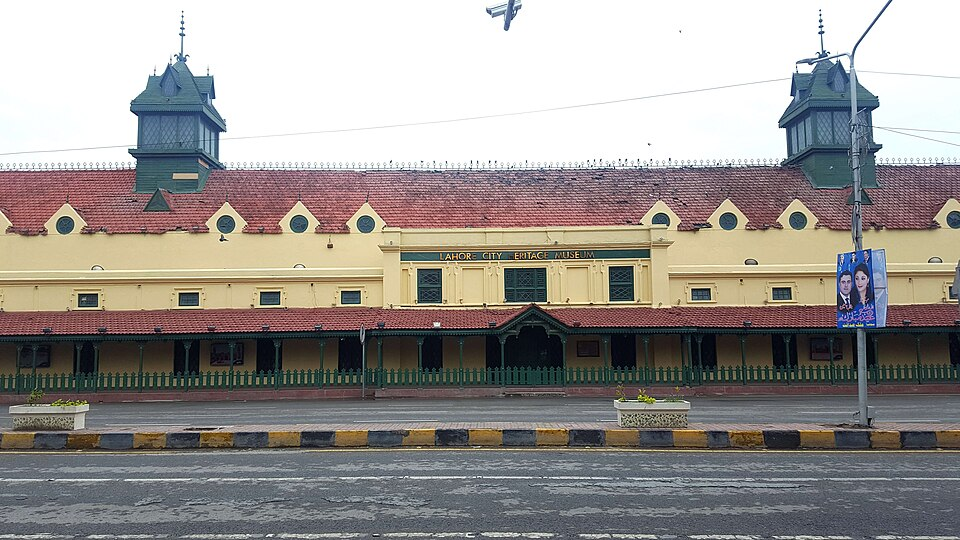
#> input picture guides/pixel-animation/notebooks/data_local/tollinton_front_2018.jpg, 960 x 540 px, found by its file name
$ jupyter execute --allow-errors tollinton.ipynb
#> lines starting #> are read from the running program, lines starting #| are printed output that depends on the picture
# Setup

This notebook draws a real place, Tollinton Market on Mall Road, Lahore, as 8-bit pixel art, and builds every part
of the picture from evidence: the building's footprint and the roads around it from **OpenStreetMap**, its heights
and colours measured from an openly licensed **photograph**, the light from the **position of the sun** over Lahore
on a chosen morning, the sky colour from the **physics of scattering**, and the traffic from a **car-following model**
used in transport research. Nothing is drawn by hand, and every number is printed so you can check it.

Sources and licences:
- Map data © OpenStreetMap contributors, available under the Open Database Licence (openstreetmap.org/copyright).
  The extract used here was downloaded on 8 November 2026 and ships with this guide.
- Photograph: *Tollinton Market-Damn Cruze-2018-4.jpg* by Shahzaib Damn Cruze, 17 June 2018, Wikimedia Commons,
  CC BY-SA 4.0. A 960-pixel copy ships with the guide.

Libraries: **numpy** for arithmetic, **matplotlib** to show results, **Pillow** to draw polygons and save images.

[cell 1]
import json, math, urllib.request
from datetime import date
from pathlib import Path

import numpy as np
import matplotlib.pyplot as plt
from PIL import Image, ImageDraw

plt.rcParams.update({"figure.dpi": 110})
BASE = "https://raw.githubusercontent.com/AhmadAmmar/AhmadAmmar.github.io/main/guides/pixel-animation/notebooks/data_local/"
DATA, LOCAL = Path("data"), Path("data_local")
DATA.mkdir(exist_ok=True)
#> (the rest of this cell did not finish here and is left out)

# Map data from OpenStreetMap

OpenStreetMap (OSM) is a map of the world drawn by volunteers. Each feature has a **geometry** (a point, or a line
of points called a *way*) and **tags**, key=value pairs such as `building=yes` or `highway=primary`. The
**Overpass API** answers questions about it in a small query language. The query below asks for every building,
road, land-use area and tree within 250 m of the market. You can paste it into overpass-turbo.eu to see the result
on a map. Here we read the saved answer, so the notebook gives the same picture every time even as the map is edited;
set `FETCH_LIVE = True` to download today's version instead.

[cell 2]
CENTRE = (31.5680752, 74.3095212)          # centre of the market's OSM outline (way 316864409)
QUERY = f"""[out:json][timeout:120];
( way(316864409);
  way(around:250,{CENTRE[0]},{CENTRE[1]})["building"];
  way(around:250,{CENTRE[0]},{CENTRE[1]})["highway"];
  way(around:250,{CENTRE[0]},{CENTRE[1]})["landuse"];
  way(around:250,{CENTRE[0]},{CENTRE[1]})["leisure"];
  node(around:250,{CENTRE[0]},{CENTRE[1]})["natural"="tree"]; );
out tags geom;"""
FETCH_LIVE = False
if FETCH_LIVE:
    req = urllib.request.Request("https://overpass-api.de/api/interpreter", data=urllib.parse.urlencode({"data": QUERY}).encode(),
                                 headers={"User-Agent": "pixel-animation-guide"})
    (DATA / "tollinton_250m.json").write_bytes(urllib.request.urlopen(req, timeout=180).read())
osm = json.loads((DATA / "tollinton_250m.json").read_text(encoding="utf8"))
#> (reads guides/pixel-animation/notebooks/data_local/tollinton_250m.json from the repository)
elements = osm["elements"]
kinds = {}
for e in elements:
    t = e["tags"]
    k = "building" if "building" in t else f"road ({t['highway']})" if "highway" in t else "tree" if t.get("natural") == "tree" else "other"
    kinds[k] = kinds.get(k, 0) + 1
print("map data timestamp:", osm["osm3s"]["timestamp_osm_base"], "\n", len(elements), "features")
for k, n in sorted(kinds.items(), key=lambda kv: -kv[1])[:10]:
    print(f"  {k:24s} {n}")
market = next(e for e in elements if e["id"] == 316864409)
print("the market:", market["tags"])

The extract holds 116 features: 37 buildings, many roads of different classes, and a few trees. The market itself
is tagged only `building=yes` with its name: OSM knows its outline but **not its height**, its roof or its colour.
That is common, and it decides the plan: the outline and the streets come from the map, and the rest must be
measured from somewhere else.

# From degrees to metres

OSM stores positions as latitude and longitude in degrees. To build anything we need metres. Over a few hundred
metres the Earth is flat enough to use a **local tangent plane**: one degree of latitude is always about 111.2 km
(the Earth's radius times π/180), and one degree of longitude is that times the cosine of the latitude, because the
circles of latitude shrink towards the poles. At Lahore, 31.6° N, a degree of longitude is about 94.7 km.

We put the origin at the market's centre, with **x** to the east, **y** to the north and **z** up. To check the
approximation we compare a distance computed this way with the exact great-circle (haversine) distance.

[cell 3]
R_EARTH = 6371008.8
LAT0, LON0 = CENTRE


def to_xy(lat, lon):
    return (R_EARTH * math.cos(math.radians(LAT0)) * math.radians(lon - LON0), R_EARTH * math.radians(lat - LAT0))


def haversine(p, q):
    (la1, lo1), (la2, lo2) = [(math.radians(a), math.radians(b)) for a, b in (p, q)]
    h = math.sin((la2 - la1) / 2) ** 2 + math.cos(la1) * math.cos(la2) * math.sin((lo2 - lo1) / 2) ** 2
    return 2 * R_EARTH * math.asin(math.sqrt(h))


print(f"1 degree of latitude = {R_EARTH * math.pi / 180 / 1000:.1f} km, of longitude here = "
      f"{R_EARTH * math.pi / 180 * math.cos(math.radians(LAT0)) / 1000:.1f} km")
far = (LAT0 + 0.002, LON0 + 0.002)
flat = math.dist((0, 0), to_xy(*far))
print(f"distance to a point ~290 m away: flat {flat:.2f} m, haversine {haversine(CENTRE, far):.2f} m, "
      f"difference {abs(flat - haversine(CENTRE, far)) * 100:.1f} cm")

Over about 290 m the flat-Earth distance differs from the exact one by well under a centimetre, far below one pixel of our
picture, so the simple formula is good enough here. (Over tens of kilometres it would not be, and a proper map
projection such as UTM would be used.)

# Reading the map

Now convert every feature to metres and look at it. Buildings are closed ways (polygons); roads are open ways
(lines); trees are points. We measure the market's outline: the length of each side and its **bearing**, the
compass direction of the long side measured clockwise from north.

[cell 4]
def xy_of(e):
    return np.array([to_xy(p["lat"], p["lon"]) for p in e["geometry"]])


buildings = [e for e in elements if "building" in e["tags"] and e["type"] == "way" and e["tags"]["building"] != "roof"]
roads = [e for e in elements if "highway" in e["tags"] and e["type"] == "way"]
trees = [np.array(to_xy(e["lat"], e["lon"])) for e in elements if e["tags"].get("natural") == "tree"]

foot = xy_of(market)[:-1]                       # four corners (the last point repeats the first)
sides = [(np.linalg.norm(foot[(i + 1) % 4] - foot[i]), math.degrees(math.atan2(*(foot[(i + 1) % 4] - foot[i]))) % 180) for i in range(4)]
for i, (length, bearing) in enumerate(sides):
    print(f"side {i}: {length:5.1f} m, bearing {bearing:5.1f} deg")
L_MARKET, W_MARKET = max(s[0] for s in sides), min(s[0] for s in sides)
BEARING = next(b for s, b in sides if s == L_MARKET)
print(f"footprint {L_MARKET:.1f} m x {W_MARKET:.1f} m = {L_MARKET * W_MARKET:.0f} m2; long axis points {BEARING:.0f} deg (east-south-east)")

fig, ax = plt.subplots(figsize=(7, 6))
width = {"primary": 3, "secondary": 2, "tertiary": 1.5}
for r in roads:
    g = xy_of(r); ax.plot(g[:, 0], g[:, 1], color="0.55", lw=width.get(r["tags"]["highway"], 0.7))
for b in buildings:
    g = xy_of(b); is_m = b["id"] == market["id"]
    ax.fill(g[:, 0], g[:, 1], color="#e8a33a" if is_m else "#c9c0b0", ec="k", lw=0.5)
    name = b["tags"].get("name:en", b["tags"].get("name", ""))
    if name and all(ord(ch) < 128 for ch in name) and abs(g[:, 0].mean()) < 230 and abs(g[:, 1].mean()) < 230:
        ax.text(g[:, 0].mean(), g[:, 1].mean(), name.replace("Historic ", ""), fontsize=6, ha="center")
if trees:
    ax.scatter(*np.array(trees).T, color="green", s=12, label="trees")
ax.set_aspect("equal"); ax.set_xlim(-250, 250); ax.set_ylim(-250, 250)
ax.set_xlabel("x, metres east of the market"); ax.set_ylabel("y, metres north"); ax.set_title("OSM within 250 m (thick grey: Mall Road)")
plt.tight_layout(); plt.show()
#> after `plt.tight_layout()`:
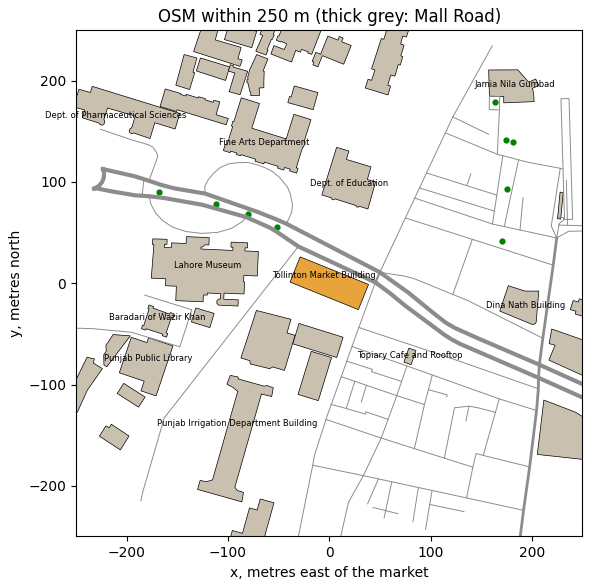
#> figure drawn by matplotlib, 1 panel

The market (orange) is a rectangle 72.8 m long and 26.8 m wide, nearly 2,000 m², with its long side pointing
112° (east-south-east), parallel to Mall Road, the thick grey lines running across the map. The museum, the YMCA, the
Punjab Public Library and the university departments are its neighbours. Two facts follow for the picture. The long
façade that faces Mall Road faces 22° (north-north-east): a direction the sun reaches only on summer mornings and
evenings, so the time of day must be chosen with care. And a viewer standing on Mall Road looks at the market across
the road, which is where we will put our camera.

# Heights from a photograph

The map has no heights, so we measure them from a photograph taken square to the front, using **proportion**: in
such a photo, heights and widths on the façade are drawn at the same scale. We need one known length to set that scale.
The two green cupolas are a good ruler: from the oblique photos on Wikimedia Commons, each sits about 15 % of the
building's length in from its end, so they are about 0.70 × 72.8 = 51 m apart. In the frontal photo they are 650
pixels apart, which gives the scale. The rows of the ground, the verandah eave, the main eave, the roof's visible top
edge and the cupola tops were read off the photo with an image viewer.

Two corrections are needed, and both are physics of the camera. First, the photo is not perfectly square, so the
result is uncertain by roughly ±15 %. Second, the **ridge** is set back from the façade, about 10 m behind it, so it is
farther from the camera and appears lower than it is (things farther away look smaller). Rather than trust its
apparent height, we take the roof's slope from the side photos, about 35°, and compute the ridge from the eave.

[cell 5]
photo = Image.open(DATA / "tollinton_front_2018.jpg")
#> photo is the input picture: PIL image 960x540 RGB; mean R, G, B 153.2, 148.5, 144.8
ROWS = {"ground": 390, "verandah eave": 335, "main eave": 230, "roof top edge (apparent)": 168, "cupola top": 60}
CUPOLA_PX, CUPOLA_M = 828 - 178, 0.70 * L_MARKET
scale = CUPOLA_PX / CUPOLA_M
print(f"scale: {CUPOLA_PX} px for {CUPOLA_M:.1f} m = {scale:.1f} px per metre")
for k, row in ROWS.items():
    print(f"  {k:26s} row {row:3d} -> {(ROWS['ground'] - row) / scale:5.1f} m above the ground")

VERANDA = 3.0                                   # depth of the verandah, from the photos
H = dict(eave=(ROWS["ground"] - ROWS["main eave"]) / scale,
         verandah=(ROWS["ground"] - ROWS["verandah eave"]) / scale)
H["wall_width"] = W_MARKET - 2 * VERANDA
H["ridge"] = H["eave"] + H["wall_width"] / 2 * math.tan(math.radians(35))
H["cupola_top"] = (ROWS["ground"] - ROWS["cupola top"]) / scale
print("heights used: " + ", ".join(f"{k} {v:.1f} m" for k, v in H.items()))

fig, ax = plt.subplots(figsize=(8, 4.5))
ax.imshow(photo)
for k, row in ROWS.items():
    ax.axhline(row, color="cyan", lw=0.8); ax.text(5, row - 4, k, color="cyan", fontsize=7)
ax.plot([178, 828], [20, 20], color="magenta"); ax.text(450, 15, "cupola spacing = ruler", color="magenta", fontsize=7, ha="center")
ax.set_axis_off(); ax.set_title("Measurements on the photo (S. Damn Cruze, CC BY-SA 4.0)", fontsize=9)
plt.tight_layout(); plt.show()
#> after `plt.tight_layout()`:
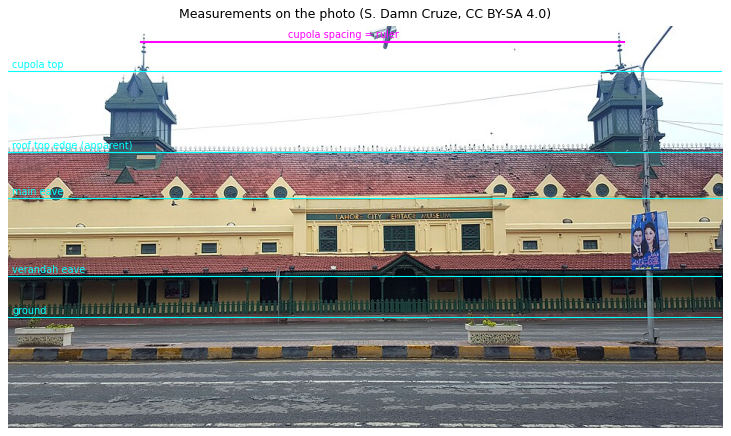
#> figure drawn by matplotlib, 1 panel

The scale is about 12.8 pixels per metre. The main walls are about 12.5 m high (two tall Victorian storeys), the
verandah eave 4.3 m, and the cupolas reach about 26 m. The roof's apparent top edge would put the ridge at only 17.4 m,
but that edge is about 10 m behind the façade and so looks lower than it is; with a 35° slope over half the wall width
the ridge is about 20 m. These are estimates, good to perhaps ±15 %, and they are written down so anyone with a
better measurement (a survey, a LiDAR scan, or a shadow on a satellite image: height = shadow length × tan(sun
elevation)) can replace them.

# Colours from a photograph

Where should an 8-bit palette come from? For a real place, from the place. A photograph contains hundreds of
thousands of colours; we want a dozen that represent it. **k-means clustering** finds them: start with *k* random
colours, give every pixel to the nearest one, move each colour to the average of its pixels, and repeat until
nothing changes. The final averages are the palette. Then we name the materials by sampling the photo at a point on
each (wall, roof, cupola, kerb, road) and taking the nearest palette colour.

The photo was taken under cloud, so it shows each surface under soft, even light. In sunshine a surface is brighter
where it faces the sun. **Lambert's cosine law** says the light a matte surface receives from the sun is
proportional to the cosine of the angle between the surface's outward direction (its *normal*) and the sun, plus a
steady share from the whole sky. We use it to make three tones per material, in shade, half lit and fully lit:
brightness ∝ E_sky + E_sun cos θ, with the sky giving about 45 % as much as direct sun on a facing wall.

[cell 6]
def kmeans(X, k, iters=25, seed=0):
    rng = np.random.default_rng(seed)
    C = X[rng.choice(len(X), k, replace=False)].astype(float)
    for _ in range(iters):
        label = ((X[:, None, :] - C[None]) ** 2).sum(2).argmin(1)
        C = np.array([X[label == j].mean(0) if (label == j).any() else C[j] for j in range(k)])
    return C, label


px = np.asarray(photo.convert("RGB"), dtype=float)
# White balance: a surface we know to be neutral grey should come out grey; any tint it has is the camera's.
# The overcast sky is the usual choice, but here it is overexposed (every channel at 255), so it carries no colour
# information. Asphalt is close to neutral, so we use the road instead, and scale each channel to make it grey.
sky_patch = np.median(px[20:50, 300:700].reshape(-1, 3), axis=0)
#> sky_patch = [255, 255, 255]
grey = np.median(px[460:530, 100:900].reshape(-1, 3), axis=0)
#> grey = [100, 106, 113]
gain = grey.mean() / grey
#> gain = [1.06, 1, 0.941]
px = np.clip(px * gain, 0, 255)
print("sky patch", sky_patch.round(), "(clipped); road patch", grey.round(), "-> channel gains", gain.round(3))
#| sky patch [255. 255. 255.] (clipped); road patch [100. 106. 113.] -> channel gains [1.063 1.003 0.941]
sample = px[::4, ::4].reshape(-1, 3)
centres, label = kmeans(sample, 12)
#> in kmeans, `C = X[rng.choice(len(X), k, replace=False)].astype(float)`: C = [[121.2, 119.4, 115.7], [255, 255, 240], [108.5, 86.27, 49.87], [29.77, 26.08, 25.41], [255, 255, 240], [255, 255, 240], [255, 255, 240], [97.83, 114.4, 145.9], [42.53, 29.09, 23.53], [110.6, 73.23, 39.52], [101, 102.3, 101.6], [255, 255, 240]]
#> after the loop in kmeans, `for _ in range(iters):`: C = [[160.4, 143.8, 138.1], [206.9, 172.3, 133.3], [151.9, 101.8, 89.25], [23.27, 23.61, 23.68], [229.7, 200.3, 148.5], [193.9, 184.3, 179.3], [246.8, 230.1, 194.2], [115.2, 115.6, 115.8], [53.63, 54.99, 52.23], [103.4, 69.79, 57.25], [88.07, 90.95, 93.39], [254.9, 254.7, 239.6]]
#> centres has the same summary as C in kmeans
share = np.bincount(label, minlength=12) / len(label)
#> share = [0.0734, 0.0469, 0.0566, 0.0719, 0.0744, 0.0224, 0.0176, 0.0993, 0.0851, 0.0667, 0.112, 0.274]
order = np.argsort(-share)
#> order = [11, 10, 7, 8, 4, 0, 3, 9, 2, 1, 5, 6]
# Each material is measured over a patch of the photo, keeping only pixels that pass a simple colour rule, so that
# moss on the tiles or the dark gaps between kerb stones do not spoil the average. Boxes are (x0, y0, x1, y1).
PATCH = {"wall": ((420, 240, 640, 262), lambda r, g, b: r > 180),
         "roof": ((250, 172, 620, 200), lambda r, g, b: r > g + 30),
         "cupola": ((140, 65, 215, 95), lambda r, g, b: g > r),
         "railing": ((60, 372, 900, 384), lambda r, g, b: g > r + 10),
         "kerb yellow": ((0, 432, 960, 444), lambda r, g, b: (r > 150) & (r > b + 60)),
         "kerb dark": ((0, 432, 960, 444), lambda r, g, b: (r < 90) & (abs(r - b) < 25)),
         "road": ((100, 460, 900, 530), lambda r, g, b: r > 0),
         "window": ((505, 268, 545, 300), lambda r, g, b: r < 90)}
material = {}
for name, ((x0, y0, x1, y1), rule) in PATCH.items():
    patch = px[y0:y1, x0:x1].reshape(-1, 3)
    keep = patch[rule(*patch.T)]
    material[name] = np.median(keep, axis=0).round().astype(int)
    near = order.tolist().index(((centres - material[name]) ** 2).sum(1).argmin())
    print(f"{name:12s} {len(keep):6d} pixels kept -> median colour {material[name]}  (nearest k-means colour: no. {near + 1})")
#> this loop made 8 passes
#> near on passes 1 to 8: 4, 8, 2, 3, 8, 3, 2, 3
#> (printed output is left out)
#> after the loop, material = {'wall': [225, 200, 152], 'roof': [161, 115, 117], 'cupola': [91, 120, 136], 'railing': [32, 55, 46], 'kerb yellow': [161, 117, 60], 'kerb dark': [54, 56, 60], 'road': [106, 106, 106], 'window': [38, 56, 56]}

fig, ax = plt.subplots(figsize=(8, 1.4))
ax.imshow(centres[order][None].astype(np.uint8), aspect="auto")
for i, j in enumerate(order):
    ax.text(i, 0, f"{share[j] * 100:.0f}%", ha="center", va="center", fontsize=8, color="w" if centres[j].mean() < 128 else "k")
#> this loop made 12 passes
#> j on passes 1 to 8: 11, 10, 7, 8, 4, 0, 3, 9
ax.set_axis_off(); ax.set_title("12 colours found by k-means, by share of the photo", fontsize=9); plt.show()
#> after `ax.set_axis_off()`:
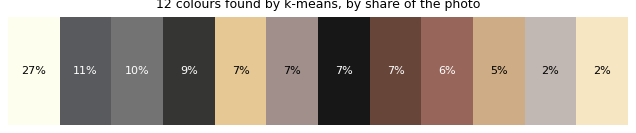
#> figure drawn by matplotlib, 1 panel

E_SKY, E_SUN = 0.7, 1.0
TONE_COS = (0.0, 0.35, 0.8)                     # shade, half lit, fully lit


def ramp(rgb):
    ref = E_SKY + E_SUN * 0.8                    # the bright overcast photo is treated as the sunlit tone
    return [tuple(int(min(255, c * (E_SKY + E_SUN * k) / ref)) for c in rgb) for k in TONE_COS]


print("wall tones (shade, half, lit):", ramp(material["wall"]))
#| wall tones (shade, half, lit): [(105, 93, 70), (157, 139, 106), (225, 200, 152)]
#> (the rest of the program and of its run is left out)
